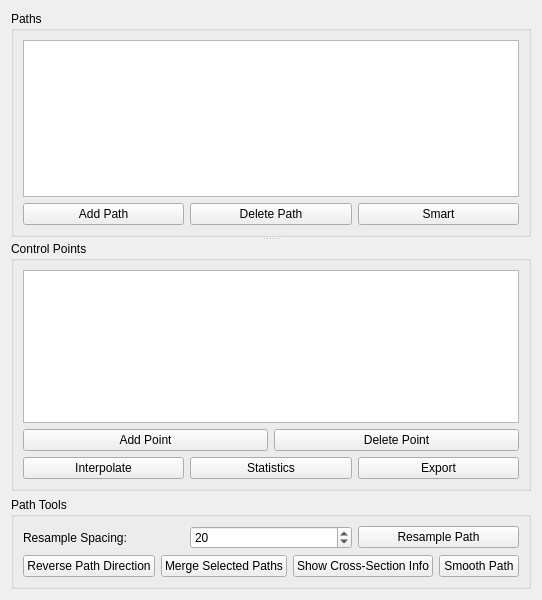
<?xml version="1.0" encoding="UTF-8"?>
<ui version="4.0">
 <class>xq_VesselPlanningView</class>
 <widget class="QWidget" name="xq_VesselPlanningView">
  <property name="geometry">
   <rect>
    <x>0</x>
    <y>0</y>
    <width>400</width>
    <height>600</height>
   </rect>
  </property>
  <layout class="QVBoxLayout" name="mainLayout">
   <item>
    <widget class="QSplitter" name="splitter">
     <property name="orientation">
      <enum>Qt::Vertical</enum>
     </property>
     <widget class="QGroupBox" name="pathGroupBox">
      <property name="title">
       <string>Paths</string>
      </property>
      <layout class="QVBoxLayout" name="pathLayout">
       <item>
        <widget class="QTableView" name="pathTableView">
         <property name="selectionMode">
          <enum>QAbstractItemView::SingleSelection</enum>
         </property>
         <property name="selectionBehavior">
          <enum>QAbstractItemView::SelectRows</enum>
         </property>
        </widget>
       </item>
       <item>
        <layout class="QHBoxLayout" name="pathButtonLayout">
         <item>
          <widget class="QPushButton" name="addPathButton">
           <property name="text">
            <string>Add Path</string>
           </property>
          </widget>
         </item>
         <item>
          <widget class="QPushButton" name="deletePathButton">
           <property name="text">
            <string>Delete Path</string>
           </property>
          </widget>
         </item>
         <item>
          <widget class="QPushButton" name="smartPointButton">
           <property name="text">
            <string>Smart</string>
           </property>
          </widget>
         </item>
        </layout>
       </item>
      </layout>
     </widget>
     <widget class="QGroupBox" name="pointGroupBox">
      <property name="title">
       <string>Control Points</string>
      </property>
      <layout class="QVBoxLayout" name="pointLayout">
       <item>
        <widget class="QTableView" name="pointTableView">
         <property name="selectionMode">
          <enum>QAbstractItemView::SingleSelection</enum>
         </property>
         <property name="selectionBehavior">
          <enum>QAbstractItemView::SelectRows</enum>
         </property>
        </widget>
       </item>
       <item>
        <layout class="QHBoxLayout" name="pointButtonLayout">
         <item>
          <widget class="QPushButton" name="addPointButton">
           <property name="text">
            <string>Add Point</string>
           </property>
          </widget>
         </item>
         <item>
          <widget class="QPushButton" name="deletePointButton">
           <property name="text">
            <string>Delete Point</string>
           </property>
          </widget>
         </item>
        </layout>
       </item>
       <item>
        <layout class="QHBoxLayout" name="pathToolLayout">
         <item>
          <widget class="QPushButton" name="interpolateButton">
           <property name="text">
            <string>Interpolate</string>
           </property>
           <property name="toolTip">
            <string>Create a smooth interpolated path with more points</string>
           </property>
          </widget>
         </item>
         <item>
          <widget class="QPushButton" name="statsButton">
           <property name="text">
            <string>Statistics</string>
           </property>
           <property name="toolTip">
            <string>Show path length and segment statistics</string>
           </property>
          </widget>
         </item>
         <item>
          <widget class="QPushButton" name="exportButton">
           <property name="text">
            <string>Export</string>
           </property>
           <property name="toolTip">
            <string>Export path points to CSV file</string>
           </property>
          </widget>
         </item>
        </layout>
       </item>
      </layout>
     </widget>
    </widget>
   </item>
   <item>
    <widget class="QGroupBox" name="grpPathTools">
     <property name="title">
      <string>Path Tools</string>
     </property>
     <layout class="QVBoxLayout" name="pathToolsLayout">
      <item>
       <layout class="QHBoxLayout" name="resampleLayout">
        <item>
         <widget class="QLabel" name="lblResampleSpacing">
          <property name="text">
           <string>Resample Spacing:</string>
          </property>
         </widget>
        </item>
        <item>
         <widget class="QSpinBox" name="spinResampleSpacing">
          <property name="minimum">
           <number>1</number>
          </property>
          <property name="maximum">
           <number>200</number>
          </property>
          <property name="value">
           <number>20</number>
          </property>
         </widget>
        </item>
        <item>
         <widget class="QPushButton" name="btnResamplePath">
          <property name="text">
           <string>Resample Path</string>
          </property>
         </widget>
        </item>
       </layout>
      </item>
      <item>
       <layout class="QHBoxLayout" name="pathToolsButtonLayout">
        <item>
         <widget class="QPushButton" name="btnReversePath">
          <property name="text">
           <string>Reverse Path Direction</string>
          </property>
         </widget>
        </item>
        <item>
         <widget class="QPushButton" name="btnMergePaths">
          <property name="text">
           <string>Merge Selected Paths</string>
          </property>
         </widget>
        </item>
        <item>
         <widget class="QPushButton" name="btnCrossSection">
          <property name="text">
           <string>Show Cross-Section Info</string>
          </property>
         </widget>
        </item>
        <item>
         <widget class="QPushButton" name="btnSmoothPath">
          <property name="text">
           <string>Smooth Path</string>
          </property>
          <property name="toolTip">
           <string>Apply Fourier or Moving Average smoothing to path</string>
          </property>
         </widget>
        </item>
       </layout>
      </item>
     </layout>
    </widget>
   </item>
  </layout>
 </widget>
 <resources/>
 <connections/>
</ui>
